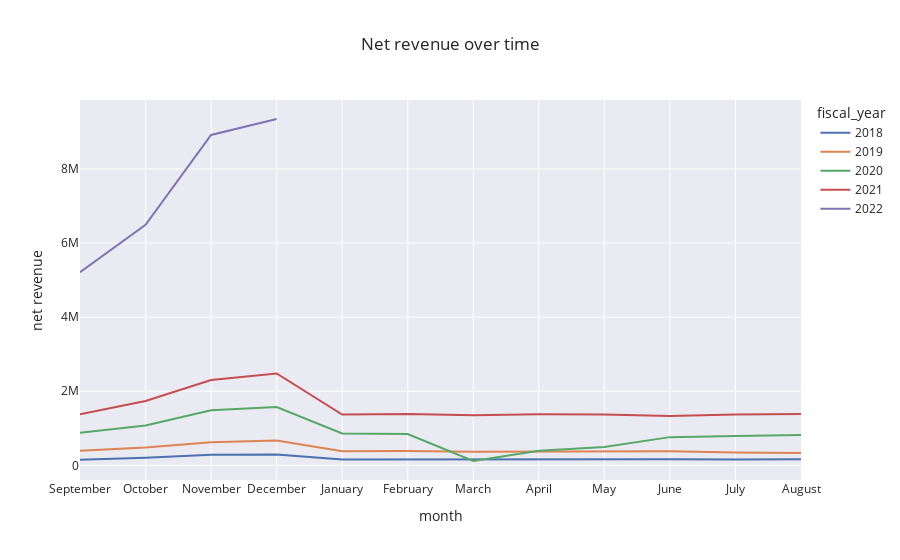

The notebook cell this image was saved under:
### Code cell
# net revenue over time
fig=px.line(
    monthly_data,
    x='month',
    y='net_revenue',
    color='fiscal_year',
    template='seaborn',
    category_orders={'month':order_of_months},
    title='Net revenue over time'
)

fig.update_layout(
    xaxis_title="month", yaxis_title="net revenue"
)

fig.show()

### Figure 1 — Plotly figure (JSON) as saved in the notebook; plotly's stock layout.template omitted (floating-point values rounded to 4 significant figures)
{"data": [{"hovertemplate": "fiscal_year=2018<br>month=%{x}<br>net_revenue=%{y}<extra></extra>", "legendgroup": "2018", "line": {"color": "rgb(76,114,176)", "dash": "solid"}, "marker": {"symbol": "circle"}, "mode": "lines", "name": "2018", "orientation": "v", "showlegend": true, "type": "scatter", "x": ["September", "October", "November", "December", "January", "February", "March", "April", "May", "June", "July", "August"], "xaxis": "x", "y": [153500.0, 204000.0, 287000.0, 290800.0, 158200.0, 160800.0, 171400.0, 166100.0, 159600.0, 164600.0, 161200.0, 166000.0], "yaxis": "y"}, {"hovertemplate": "fiscal_year=2019<br>month=%{x}<br>net_revenue=%{y}<extra></extra>", "legendgroup": "2019", "line": {"color": "rgb(221,132,82)", "dash": "solid"}, "marker": {"symbol": "circle"}, "mode": "lines", "name": "2019", "orientation": "v", "showlegend": true, "type": "scatter", "x": ["September", "October", "November", "December", "January", "February", "March", "April", "May", "June", "July", "August"], "xaxis": "x", "y": [391600.0, 484400.0, 621600.0, 672400.0, 381200.0, 390000.0, 369700.0, 379100.0, 384800.0, 378100.0, 345900.0, 336400.0], "yaxis": "y"}, {"hovertemplate": "fiscal_year=2020<br>month=%{x}<br>net_revenue=%{y}<extra></extra>", "legendgroup": "2020", "line": {"color": "rgb(85,168,104)", "dash": "solid"}, "marker": {"symbol": "circle"}, "mode": "lines", "name": "2020", "orientation": "v", "showlegend": true, "type": "scatter", "x": ["September", "October", "November", "December", "January", "February", "March", "April", "May", "June", "July", "August"], "xaxis": "x", "y": [881500.0, 1078000.0, 1489000.0, 1574000.0, 861600.0, 844300.0, 117600.0, 396300.0, 496600.0, 761900.0, 795300.0, 816900.0], "yaxis": "y"}, {"hovertemplate": "fiscal_year=2021<br>month=%{x}<br>net_revenue=%{y}<extra></extra>", "legendgroup": "2021", "line": {"color": "rgb(196,78,82)", "dash": "solid"}, "marker": {"symbol": "circle"}, "mode": "lines", "name": "2021", "orientation": "v", "showlegend": true, "type": "scatter", "x": ["September", "October", "November", "December", "January", "February", "March", "April", "May", "June", "July", "August"], "xaxis": "x", "y": [1378000.0, 1739000.0, 2301000.0, 2481000.0, 1371000.0, 1386000.0, 1353000.0, 1376000.0, 1375000.0, 1335000.0, 1370000.0, 1389000.0], "yaxis": "y"}, {"hovertemplate": "fiscal_year=2022<br>month=%{x}<br>net_revenue=%{y}<extra></extra>", "legendgroup": "2022", "line": {"color": "rgb(129,114,179)", "dash": "solid"}, "marker": {"symbol": "circle"}, "mode": "lines", "name": "2022", "orientation": "v", "showlegend": true, "type": "scatter", "x": ["September", "October", "November", "December"], "xaxis": "x", "y": [5212000.0, 6493000.0, 8916000.0, 9348000.0], "yaxis": "y"}], "layout": {"legend": {"title": {"text": "fiscal_year"}, "tracegroupgap": 0}, "title": {"text": "Net revenue over time"}, "xaxis": {"anchor": "y", "categoryarray": ["September", "October", "November", "December", "January", "February", "March", "April", "May", "June", "July", "August"], "categoryorder": "array", "domain": [0, 1], "title": {"text": "month"}}, "yaxis": {"anchor": "x", "domain": [0, 1], "title": {"text": "net revenue"}}}}
